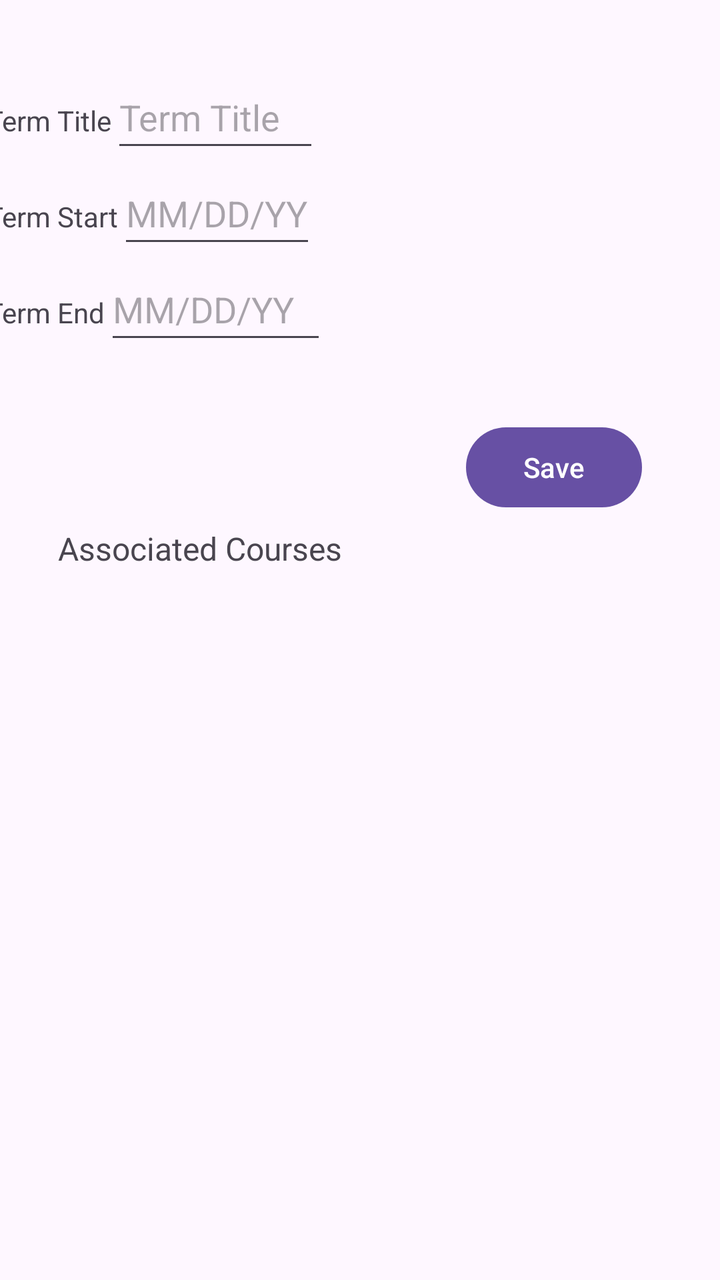
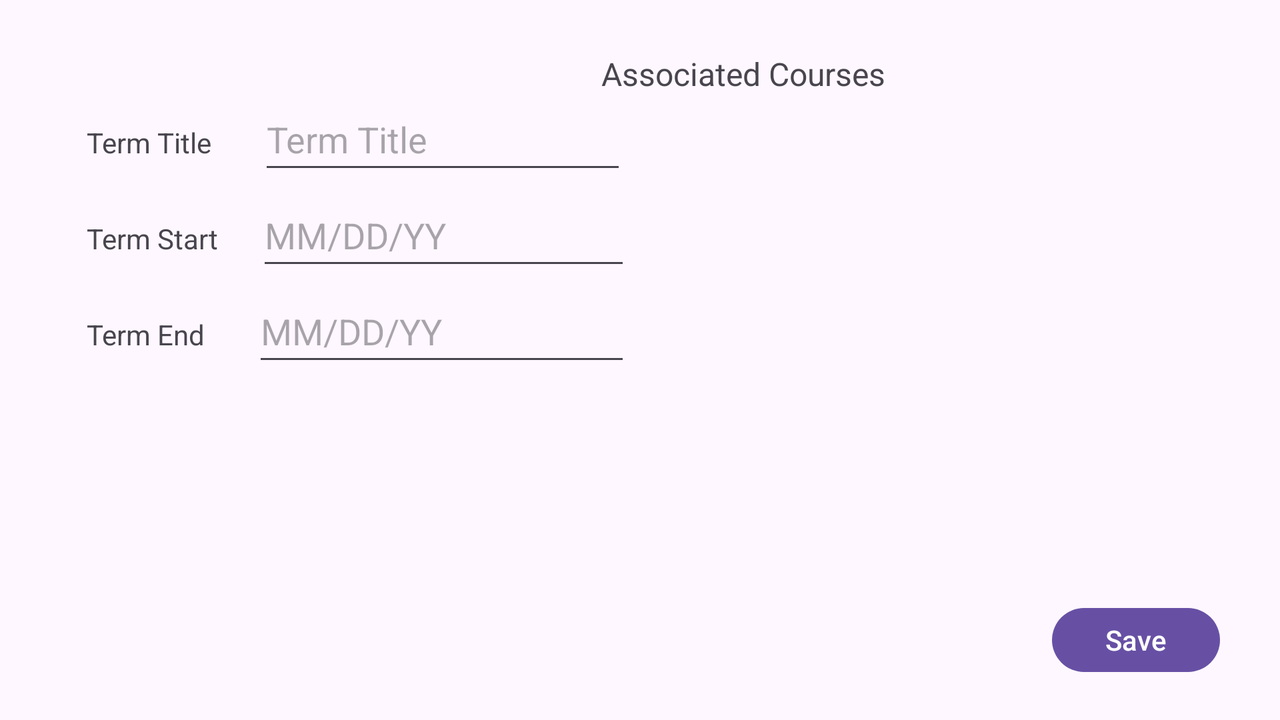

First picture: res/layout/ on a phone held upright. Second picture: the repository's own variant of that layout, on a device whose configuration matches the variant's folder. Source for both follows.
<!-- AndroidManifest.xml: application theme Theme.StudentScheduler -->
<!-- res/layout/activity_detailed_terms.xml -->
<?xml version="1.0" encoding="utf-8"?>
<androidx.constraintlayout.widget.ConstraintLayout xmlns:android="http://schemas.android.com/apk/res/android"
    xmlns:app="http://schemas.android.com/apk/res-auto"
    xmlns:tools="http://schemas.android.com/tools"
    android:layout_width="match_parent"
    android:layout_height="match_parent"
    tools:context=".Activity.DetailedTerms">


    <ScrollView
        android:id="@+id/scrollView2"
        android:layout_width="376dp"
        android:layout_height="202dp"
        android:orientation="vertical"
        app:layout_constraintBottom_toBottomOf="parent"
        app:layout_constraintEnd_toEndOf="parent"
        app:layout_constraintHorizontal_bias="0.457"
        app:layout_constraintStart_toStartOf="parent"
        app:layout_constraintTop_toTopOf="parent"
        app:layout_constraintVertical_bias="0.075">

        <LinearLayout
            android:layout_width="match_parent"
            android:layout_height="wrap_content"
            android:orientation="vertical">

            <LinearLayout
                android:layout_width="wrap_content"
                android:layout_height="wrap_content"
                android:orientation="horizontal">

                <TextView
                    android:id="@+id/termTitle"
                    android:layout_width="wrap_content"
                    android:layout_height="wrap_content"
                    android:text="Term Title"
                    tools:ignore="DuplicateIds" />

                <EditText
                    android:id="@+id/termTitleEdit"
                    android:layout_width="104dp"
                    android:layout_height="48dp"
                    android:hint="Term Title" />

            </LinearLayout>

            <LinearLayout
                android:layout_width="wrap_content"
                android:layout_height="wrap_content"
                android:orientation="horizontal">

                <TextView
                    android:id="@+id/termStart"
                    android:layout_width="match_parent"
                    android:layout_height="wrap_content"
                    android:text="Term Start" />

                <EditText
                    android:id="@+id/termStartEdit"
                    android:layout_width="wrap_content"
                    android:layout_height="48dp"
                    android:hint="MM/DD/YY"
                    android:inputType="date" />

            </LinearLayout>

            <LinearLayout
                android:layout_width="match_parent"
                android:layout_height="wrap_content"
                android:orientation="horizontal">

                <TextView
                    android:id="@+id/termEnd"
                    android:layout_width="wrap_content"
                    android:layout_height="wrap_content"
                    android:text="Term End" />

                <EditText
                    android:id="@+id/termEndEdit"
                    android:layout_width="111dp"
                    android:layout_height="48dp"
                    android:hint="MM/DD/YY"
                    android:inputType="date" />

            </LinearLayout>
        </LinearLayout>

    </ScrollView>

    <Button
        android:id="@+id/saveTermBtn"
        android:layout_width="wrap_content"
        android:layout_height="48dp"
        android:text="Save"
        app:layout_constraintBottom_toBottomOf="parent"
        app:layout_constraintEnd_toEndOf="parent"
        app:layout_constraintHorizontal_bias="0.857"
        app:layout_constraintStart_toStartOf="parent"
        app:layout_constraintTop_toTopOf="parent"
        app:layout_constraintVertical_bias="0.354" />

    <androidx.recyclerview.widget.RecyclerView
        android:id="@+id/associatedCourses"
        android:layout_width="343dp"
        android:layout_height="297dp"
        android:layout_marginTop="10dp"
        app:layout_constraintBottom_toBottomOf="parent"
        app:layout_constraintEnd_toEndOf="parent"
        app:layout_constraintStart_toStartOf="parent"
        app:layout_constraintTop_toBottomOf="@+id/assocCourses"
        app:layout_constraintVertical_bias="0.33" />

    <TextView
        android:id="@+id/assocCourses"
        android:layout_width="wrap_content"
        android:layout_height="wrap_content"
        android:layout_marginStart="8dp"
        android:layout_marginTop="8dp"
        android:layout_marginEnd="8dp"
        android:layout_marginBottom="8dp"
        android:text="Associated Courses"
        android:textSize="16dp"
        app:layout_constraintBottom_toBottomOf="parent"
        app:layout_constraintEnd_toEndOf="parent"
        app:layout_constraintHorizontal_bias="0.104"
        app:layout_constraintStart_toStartOf="parent"
        app:layout_constraintTop_toTopOf="parent"
        app:layout_constraintVertical_bias="0.424" />


</androidx.constraintlayout.widget.ConstraintLayout>
<!-- resources referenced by this layout -->
<resources>
  <style name="Theme.StudentScheduler" parent="Base.Theme.StudentScheduler" />
  <style name="Base.Theme.StudentScheduler" parent="Theme.Material3.DayNight">
          
          
      </style>
</resources>
<!-- res/layout-land/activity_detailed_terms.xml (the repository's variant of the layout above) -->
<!-- drawn on the phone turned sideways -->
<?xml version="1.0" encoding="utf-8"?>
<androidx.constraintlayout.widget.ConstraintLayout xmlns:android="http://schemas.android.com/apk/res/android"
    xmlns:app="http://schemas.android.com/apk/res-auto"
    xmlns:tools="http://schemas.android.com/tools"
    android:layout_width="match_parent"
    android:layout_height="match_parent"
    tools:context=".Activity.DetailedTerms">


    <LinearLayout
        android:layout_width="270dp"
        android:layout_height="277dp"
        android:orientation="vertical"
        app:layout_constraintBottom_toBottomOf="parent"
        app:layout_constraintEnd_toEndOf="parent"
        app:layout_constraintHorizontal_bias="0.117"
        app:layout_constraintStart_toStartOf="parent"
        app:layout_constraintTop_toTopOf="parent"
        app:layout_constraintVertical_bias="0.529">

        <LinearLayout
            android:layout_width="wrap_content"
            android:layout_height="wrap_content"
            android:orientation="horizontal">

            <TextView
                android:id="@+id/termTitle"
                android:layout_width="86dp"
                android:layout_height="wrap_content"
                android:text="Term Title"
                tools:ignore="DuplicateIds" />

            <EditText
                android:id="@+id/termTitleEdit"
                android:layout_width="184dp"
                android:layout_height="48dp"
                android:hint="Term Title" />

        </LinearLayout>

        <LinearLayout
            android:layout_width="wrap_content"
            android:layout_height="wrap_content"
            android:orientation="horizontal">

            <TextView
                android:id="@+id/termStart"
                android:layout_width="85dp"
                android:layout_height="wrap_content"
                android:text="Term Start" />

            <EditText
                android:id="@+id/termStartEdit"
                android:layout_width="187dp"
                android:layout_height="48dp"
                android:hint="MM/DD/YY"
                android:inputType="date" />

        </LinearLayout>

        <LinearLayout
            android:layout_width="match_parent"
            android:layout_height="wrap_content"
            android:orientation="horizontal">

            <TextView
                android:id="@+id/termEnd"
                android:layout_width="83dp"
                android:layout_height="wrap_content"
                android:text="Term End" />

            <EditText
                android:id="@+id/termEndEdit"
                android:layout_width="189dp"
                android:layout_height="48dp"
                android:hint="MM/DD/YY"
                android:inputType="date" />

        </LinearLayout>
    </LinearLayout>

    <Button
        android:id="@+id/saveTermBtn"
        android:layout_width="84dp"
        android:layout_height="40dp"
        android:text="Save"
        app:layout_constraintBottom_toBottomOf="parent"
        app:layout_constraintEnd_toEndOf="parent"
        app:layout_constraintHorizontal_bias="0.946"
        app:layout_constraintStart_toStartOf="parent"
        app:layout_constraintTop_toTopOf="parent"
        app:layout_constraintVertical_bias="0.937" />

    <androidx.recyclerview.widget.RecyclerView
        android:id="@+id/associatedCourses"
        android:layout_width="251dp"
        android:layout_height="251dp"
        app:layout_constraintBottom_toBottomOf="parent"
        app:layout_constraintEnd_toEndOf="parent"
        app:layout_constraintHorizontal_bias="0.722"
        app:layout_constraintStart_toStartOf="parent"
        app:layout_constraintTop_toTopOf="parent"
        app:layout_constraintVertical_bias="0.606" />

    <TextView
        android:id="@+id/assocCourses"
        android:layout_width="wrap_content"
        android:layout_height="wrap_content"
        android:text="Associated Courses"
        android:textSize="16dp"
        app:layout_constraintBottom_toBottomOf="parent"
        app:layout_constraintEnd_toEndOf="parent"
        app:layout_constraintHorizontal_bias="0.604"
        app:layout_constraintStart_toStartOf="parent"
        app:layout_constraintTop_toTopOf="parent"
        app:layout_constraintVertical_bias="0.077" />


</androidx.constraintlayout.widget.ConstraintLayout>
